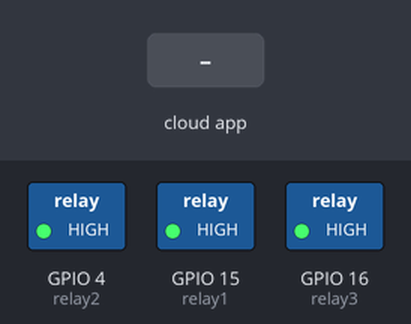
The sketch below on a simulated ESP32. On the bench: switched loads named in the sketch (green lamp = pin HIGH). Inputs (shaded band) come from the test bench. WiFi joins after 1.5 s; servers stay silent unless stated; EEPROM starts erased; the Firebase database answers and starts empty; what the sketch prints to the serial monitor is not drawn.

Above: at 2.7 s.
2.8 s: the phone or cloud app sets relayMesin to 1
At 3.7 s:
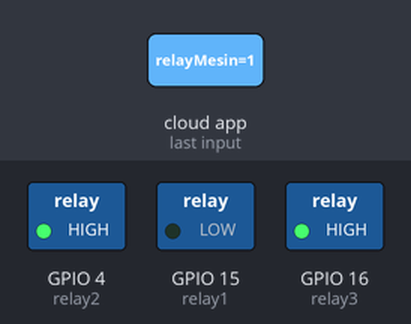
At 6.5 s:
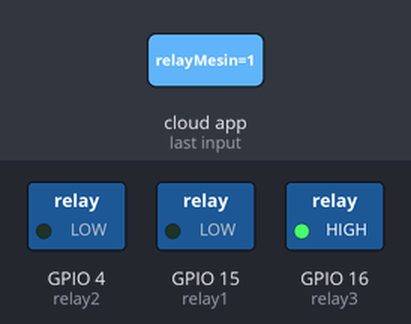
Timing chart, 0 to 8.0 s (numbered marks = the images above; inputs shaded):
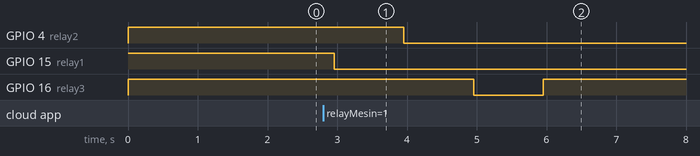

Measured:
- after the input at 2.8 s, GPIO 4 (relay2): HIGH → LOW after 1.2 s; GPIO 15 (relay1): HIGH → LOW after 0.15 s; GPIO 16 (relay3): HIGH → LOW after 2.2 s, → HIGH 1.0 s later

The sketch:

mobil.ino
```cpp
#include <WiFi.h>
#include <FirebaseESP32.h>
#include <WiFiUdp.h>
#include <Wire.h>
#include "DHTesp.h"
#include "EEPROM.h"

#define FIREBASE_HOST "" //project database url
#define FIREBASE_AUTH "" //database secret
#define WIFI_SSID "TEST"
#define WIFI_PASSWORD "123gogogo"

#define dhtPin 26 // DHT
#define ESPADC 4096   //the esp Analog Digital Convertion value
#define ESPVOLTAGE 5000 //the esp voltage supply value
const int relay1 = 15;
const int relay2 = 4;
const int relay3 = 16;

float suhu, Arus, Tegangan, Daya;
String myString;
FirebaseData firebaseData;
DHTesp dht;

void sendFB(float suhu, float Arus, float Tegangan, float Daya) {
  // set string value
  String packet = "";
  packet = ( Firebase.setFloat(firebaseData, "MobilIlham/Suhu", suhu) ) ? "Firebase success: " + (String)firebaseData.payload() : "Firebase Error: " + (String)firebaseData.errorReason(); delay(1);
  //Serial.println(packet);
  packet = ( Firebase.setFloat(firebaseData, "MobilIlham/Arus", Arus) ) ? "Firebase success: " + (String)firebaseData.payload() : "Firebase Error: " + (String)firebaseData.errorReason(); delay(1);
  //Serial.println(packet);
  packet = ( Firebase.setFloat(firebaseData, "MobilIlham/Tegangan", Tegangan) ) ? "Firebase success: " + (String)firebaseData.payload() : "Firebase Error: " + (String)firebaseData.errorReason(); delay(1);
  //Serial.println(packet);
  packet = ( Firebase.setFloat(firebaseData, "MobilIlham/Daya", Daya) ) ? "Firebase success: " + (String)firebaseData.payload() : "Firebase Error: " + (String)firebaseData.errorReason(); delay(1);
  //Serial.println(packet);
  // handle error
}

/* @note If the type of payload returned from the server is not Boolean,
   the target variable's value will be false.
*/
bool getRelayMesin() {
  String path = "/kong/kontrol/relayMesin";
  if (Firebase.getBool(firebaseData, path)) {
    return firebaseData.boolData();
  } else {
    Serial.println("FAILED!");
    Serial.println(path);
    return false;
  }
}

void setup() {
  Serial.begin(115200);                                                                                 // start serial port
  EEPROM.begin(32);//needed to permit storage of calibration value in eeprom
  uint32_t currentFrequency;
  pinMode(relay1, OUTPUT);
  pinMode(relay2, OUTPUT);
  pinMode(relay3, OUTPUT);
  digitalWrite(relay1, HIGH);
  digitalWrite(relay2, HIGH);
  digitalWrite(relay3, HIGH);
  Serial.begin(115200);
  // Wait until serial port is opened
  while (!Serial) {
    delay(10);
  }

  dht.setup(dhtPin, DHTesp::DHT11);
  WiFi.begin(WIFI_SSID, WIFI_PASSWORD);                                     //try to connect with wifi
  Serial.print("Connecting to ");
  Serial.print(WIFI_SSID);
  Serial.println("");
  while (WiFi.status() != WL_CONNECTED) {
    Serial.print(".");
    delay(500);
  }
  Serial.println();
  Serial.print("Connected to ");
  Serial.println(WIFI_SSID);
  Serial.print("IP Address is : ");
  Serial.println(WiFi.localIP());                                            //print local IP address

  Firebase.begin(FIREBASE_HOST, FIREBASE_AUTH);
  Firebase.reconnectWiFi(true);
  //Set database read timeout to 1 minute (max 15 minutes)
  Firebase.setReadTimeout(firebaseData, 1000 * 60);
  //tiny, small, medium, large and unlimited.
  //Size and its write timeout e.g. tiny (1s), small (10s), medium (30s) and large (60s).
  Firebase.setwriteSizeLimit(firebaseData, "small");
  Firebase.setFloatDigits(2);
  Firebase.setDoubleDigits(6);
  Serial.println("Siap...");
}

bool relayMesinTmp = false;
void loop() {
  //suhu = dht.getTemperature();
  bool relayMesin = getRelayMesin();
  if (relayMesinTmp != relayMesin) {
    relayMesinTmp = relayMesin;
    if (relayMesin) {
      digitalWrite(relay1, LOW);
      Serial.println("ACC Terhubung");
      delay(1000);
      digitalWrite(relay2, LOW);
      Serial.println("ON Menyala");
      delay(1000);
      digitalWrite(relay3, LOW);
      delay(1000);
      digitalWrite(relay3, HIGH);
      delay(10000);
      Serial.println("Done.");
    } else {
      digitalWrite(relay2, HIGH);
      Serial.println("Mobil Mati");
      delay(500);
      digitalWrite(relay1, HIGH);
      Serial.println("ACC OFF");
      delay(500);
      Serial.println("Done.");
    }
  }

  delay(500);
}
```
